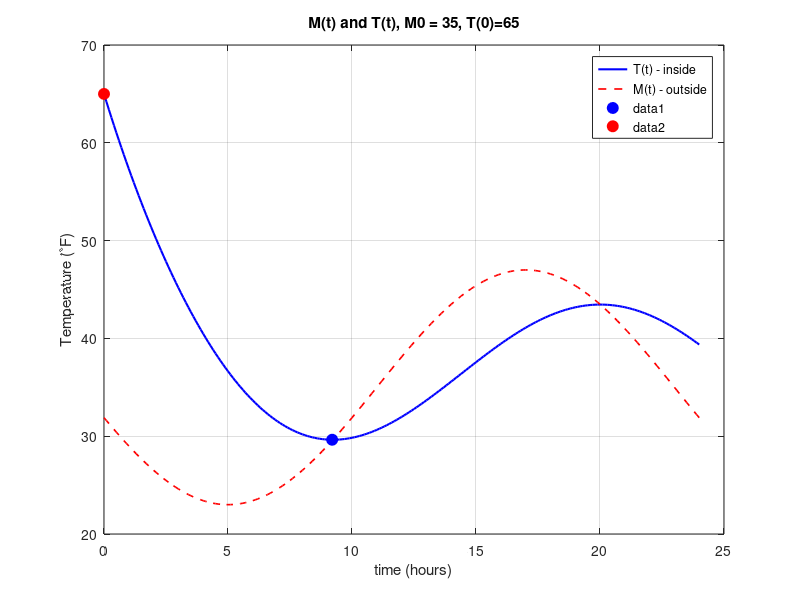

The MATLAB source for this figure:
%statment of inital conditions and rk4 paramaters
kappa = 0.25;
h = 0.1;
t0 = 0; tf = 24;
t = t0:h:tf;
n = length(t);
T = zeros(1,n);
T(1) = 65;
M0 = 35;
M = @(tt) M0 - 12*cos(pi*(tt-5)/12);

%rk4 function
for i = 1:n-1
   ti = t(i);
   yi = T(i);
   f = @(tt, y) kappa*(M(tt)-y);
   k1 = f(ti, yi);
   k2 = f(ti + h/2, yi + h*k1/2);
   k3 = f(ti + h/2, yi + h*k2/2);
   k4 = f(ti + h, yi + h*k3);
   T(i+1) = yi + (h/6)*(k1 + 2*k2 + 2*k3 + k4);
end

%plotting
figure;
plot(t, T, 'b-', 'LineWidth', 1.5); hold on
plot(t, M(t), 'r--', 'LineWidth', 1.2)
xlabel('time (hours)')
ylabel('Temperature (^\circF)')
title('M(t) and T(t), M0 = 35, T(0)=65')
legend('T(t) - inside','M(t) - outside')
grid on

%finding maxes and mins
[Tmin, idxMin] = min(T);
[Tmax, idxMax] = max(T);
tMin = t(idxMin);
tMax = t(idxMax);
fprintf('Minimum T(t): %.2f °F at t = %.2f hours\n', Tmin, tMin);
fprintf('Maximum T(t): %.2f °F at t = %.2f hours\n', Tmax, tMax);
plot(tMin, Tmin, 'bo', 'MarkerFaceColor', 'b', 'MarkerSize', 8);
plot(tMax, Tmax, 'ro', 'MarkerFaceColor', 'r', 'MarkerSize', 8);
